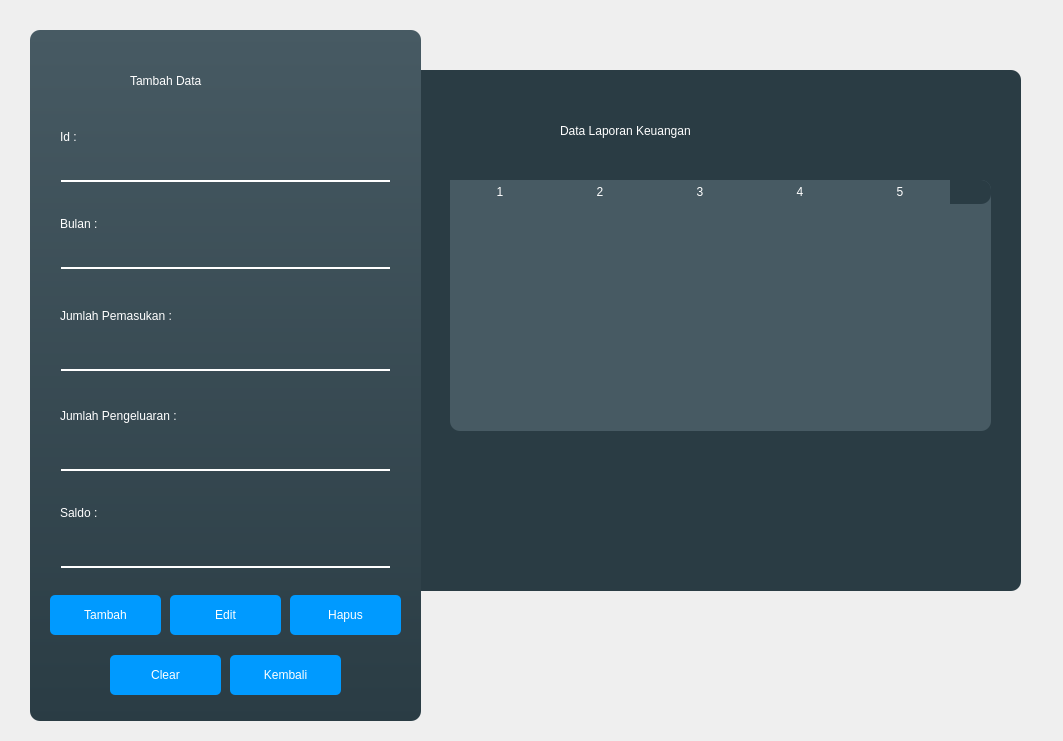
<?xml version="1.0" encoding="UTF-8"?>
<ui version="4.0">
 <class>MainWindow</class>
 <widget class="QMainWindow" name="MainWindow">
  <property name="geometry">
   <rect>
    <x>0</x>
    <y>0</y>
    <width>1063</width>
    <height>741</height>
   </rect>
  </property>
  <property name="windowTitle">
   <string>MainWindow</string>
  </property>
  <widget class="QWidget" name="centralwidget">
   <widget class="QWidget" name="widget" native="true">
    <property name="geometry">
     <rect>
      <x>30</x>
      <y>30</y>
      <width>391</width>
      <height>691</height>
     </rect>
    </property>
    <property name="styleSheet">
     <string notr="true">background-color: qlineargradient(spread:pad, x1:0, y1:0, x2:0, y2:1, stop:0 rgba(71, 90, 99, 255), stop:1 rgba(42, 60, 68, 255));
border-radius:10px;</string>
    </property>
    <widget class="QLineEdit" name="txtId">
     <property name="geometry">
      <rect>
       <x>30</x>
       <y>121</y>
       <width>331</width>
       <height>31</height>
      </rect>
     </property>
     <property name="styleSheet">
      <string notr="true">background-color:rgba(0,0,0,0);
border:2px solid rgba(0,0,0,0);
border-radius:1px;
border-bottom-color:rgb(255, 255, 255);
color:rgb(0,0,0);
padding-bottom:7px;
font: 57 12pt &quot;Poppins Medium&quot;;color:rgb(255, 255, 255);</string>
     </property>
     <property name="placeholderText">
      <string/>
     </property>
    </widget>
    <widget class="QLabel" name="label_3">
     <property name="geometry">
      <rect>
       <x>100</x>
       <y>20</y>
       <width>191</width>
       <height>61</height>
      </rect>
     </property>
     <property name="styleSheet">
      <string notr="true">font: 75 20pt &quot;Poppins&quot;; color:white;
background-color:transparent
</string>
     </property>
     <property name="text">
      <string>Tambah Data</string>
     </property>
    </widget>
    <widget class="QLabel" name="label_4">
     <property name="geometry">
      <rect>
       <x>30</x>
       <y>91</y>
       <width>71</width>
       <height>31</height>
      </rect>
     </property>
     <property name="styleSheet">
      <string notr="true">font: 75 13pt &quot;Poppins Medium&quot;; color:white;
background-color:transparent
</string>
     </property>
     <property name="text">
      <string>Id :</string>
     </property>
    </widget>
    <widget class="QLabel" name="label_5">
     <property name="geometry">
      <rect>
       <x>30</x>
       <y>270</y>
       <width>191</width>
       <height>31</height>
      </rect>
     </property>
     <property name="styleSheet">
      <string notr="true">font: 75 13pt &quot;Poppins Medium&quot;; color:white;
background-color:transparent
</string>
     </property>
     <property name="text">
      <string>Jumlah Pemasukan :</string>
     </property>
    </widget>
    <widget class="QLineEdit" name="txtPema">
     <property name="geometry">
      <rect>
       <x>30</x>
       <y>310</y>
       <width>331</width>
       <height>31</height>
      </rect>
     </property>
     <property name="styleSheet">
      <string notr="true">background-color:rgba(0,0,0,0);
border:2px solid rgba(0,0,0,0);
border-radius:1px;
border-bottom-color:rgb(255, 255, 255);
color:rgb(0,0,0);
padding-bottom:7px;
font: 57 12pt &quot;Poppins Medium&quot;;color:rgb(255, 255, 255);</string>
     </property>
     <property name="placeholderText">
      <string/>
     </property>
    </widget>
    <widget class="QLabel" name="label_6">
     <property name="geometry">
      <rect>
       <x>30</x>
       <y>370</y>
       <width>191</width>
       <height>31</height>
      </rect>
     </property>
     <property name="styleSheet">
      <string notr="true">font: 75 13pt &quot;Poppins Medium&quot;; color:white;
background-color:transparent
</string>
     </property>
     <property name="text">
      <string>Jumlah Pengeluaran :</string>
     </property>
    </widget>
    <widget class="QLineEdit" name="txtPenge">
     <property name="geometry">
      <rect>
       <x>30</x>
       <y>410</y>
       <width>331</width>
       <height>31</height>
      </rect>
     </property>
     <property name="styleSheet">
      <string notr="true">background-color:rgba(0,0,0,0);
border:2px solid rgba(0,0,0,0);
border-radius:1px;
border-bottom-color:rgb(255, 255, 255);
color:rgb(0,0,0);
padding-bottom:7px;
font: 57 12pt &quot;Poppins Medium&quot;;color:rgb(255, 255, 255);</string>
     </property>
     <property name="placeholderText">
      <string/>
     </property>
    </widget>
    <widget class="QLineEdit" name="txtBulan">
     <property name="geometry">
      <rect>
       <x>30</x>
       <y>208</y>
       <width>331</width>
       <height>31</height>
      </rect>
     </property>
     <property name="styleSheet">
      <string notr="true">background-color:rgba(0,0,0,0);
border:2px solid rgba(0,0,0,0);
border-radius:1px;
border-bottom-color:rgb(255, 255, 255);
color:rgb(0,0,0);
padding-bottom:7px;
font: 57 12pt &quot;Poppins Medium&quot;;color:rgb(255, 255, 255);</string>
     </property>
     <property name="placeholderText">
      <string/>
     </property>
    </widget>
    <widget class="QLabel" name="label_7">
     <property name="geometry">
      <rect>
       <x>30</x>
       <y>178</y>
       <width>71</width>
       <height>31</height>
      </rect>
     </property>
     <property name="styleSheet">
      <string notr="true">font: 75 13pt &quot;Poppins Medium&quot;; color:white;
background-color:transparent
</string>
     </property>
     <property name="text">
      <string>Bulan :</string>
     </property>
    </widget>
    <widget class="QPushButton" name="btnTambah">
     <property name="geometry">
      <rect>
       <x>20</x>
       <y>565</y>
       <width>111</width>
       <height>40</height>
      </rect>
     </property>
     <property name="styleSheet">
      <string notr="true">font: 75 13pt &quot;Poppins&quot;;color:white;
background-color:#009AFF;
border-radius:5px;

</string>
     </property>
     <property name="text">
      <string>Tambah</string>
     </property>
    </widget>
    <widget class="QPushButton" name="btnHapus">
     <property name="geometry">
      <rect>
       <x>260</x>
       <y>565</y>
       <width>111</width>
       <height>40</height>
      </rect>
     </property>
     <property name="styleSheet">
      <string notr="true">font: 75 13pt &quot;Poppins&quot;;color:white;
background-color:#009AFF;
border-radius:5px;

</string>
     </property>
     <property name="text">
      <string>Hapus</string>
     </property>
    </widget>
    <widget class="QPushButton" name="btnEdit">
     <property name="geometry">
      <rect>
       <x>140</x>
       <y>565</y>
       <width>111</width>
       <height>40</height>
      </rect>
     </property>
     <property name="styleSheet">
      <string notr="true">font: 75 13pt &quot;Poppins&quot;;color:white;
background-color:#009AFF;
border-radius:5px;

</string>
     </property>
     <property name="text">
      <string>Edit</string>
     </property>
    </widget>
    <widget class="QPushButton" name="btnClear">
     <property name="geometry">
      <rect>
       <x>80</x>
       <y>625</y>
       <width>111</width>
       <height>40</height>
      </rect>
     </property>
     <property name="styleSheet">
      <string notr="true">font: 75 13pt &quot;Poppins&quot;;color:white;
background-color:#009AFF;
border-radius:5px;

</string>
     </property>
     <property name="text">
      <string>Clear</string>
     </property>
    </widget>
    <widget class="QPushButton" name="btnKembali">
     <property name="geometry">
      <rect>
       <x>200</x>
       <y>625</y>
       <width>111</width>
       <height>40</height>
      </rect>
     </property>
     <property name="styleSheet">
      <string notr="true">font: 75 13pt &quot;Poppins&quot;;color:white;
background-color:#009AFF;
border-radius:5px;

</string>
     </property>
     <property name="text">
      <string>Kembali</string>
     </property>
    </widget>
    <widget class="QLabel" name="label_9">
     <property name="geometry">
      <rect>
       <x>30</x>
       <y>467</y>
       <width>191</width>
       <height>31</height>
      </rect>
     </property>
     <property name="styleSheet">
      <string notr="true">font: 75 13pt &quot;Poppins Medium&quot;; color:white;
background-color:transparent
</string>
     </property>
     <property name="text">
      <string>Saldo :</string>
     </property>
    </widget>
    <widget class="QLineEdit" name="txtSaldo">
     <property name="geometry">
      <rect>
       <x>30</x>
       <y>507</y>
       <width>331</width>
       <height>31</height>
      </rect>
     </property>
     <property name="styleSheet">
      <string notr="true">background-color:rgba(0,0,0,0);
border:2px solid rgba(0,0,0,0);
border-radius:1px;
border-bottom-color:rgb(255, 255, 255);
color:rgb(0,0,0);
padding-bottom:7px;
font: 57 12pt &quot;Poppins Medium&quot;;color:rgb(255, 255, 255);</string>
     </property>
     <property name="placeholderText">
      <string/>
     </property>
    </widget>
    <zorder>txtId</zorder>
    <zorder>label_3</zorder>
    <zorder>label_4</zorder>
    <zorder>label_5</zorder>
    <zorder>txtPema</zorder>
    <zorder>label_6</zorder>
    <zorder>txtPenge</zorder>
    <zorder>label_7</zorder>
    <zorder>btnTambah</zorder>
    <zorder>btnHapus</zorder>
    <zorder>btnEdit</zorder>
    <zorder>btnClear</zorder>
    <zorder>btnKembali</zorder>
    <zorder>txtBulan</zorder>
    <zorder>label_9</zorder>
    <zorder>txtSaldo</zorder>
   </widget>
   <widget class="QWidget" name="widget_2" native="true">
    <property name="geometry">
     <rect>
      <x>390</x>
      <y>70</y>
      <width>631</width>
      <height>521</height>
     </rect>
    </property>
    <property name="styleSheet">
     <string notr="true">background-color: #2A3C44;
border-radius:10px;</string>
    </property>
    <widget class="QTableWidget" name="tableWidget">
     <property name="geometry">
      <rect>
       <x>60</x>
       <y>110</y>
       <width>541</width>
       <height>251</height>
      </rect>
     </property>
     <property name="styleSheet">
      <string notr="true">QHeaderView::section {                          
    color: white;                               
    padding: 2px;                               
    height:20px;                                
    border: 0px solid #567dbc;      
    border-left:0px;                            
    border-right:0px;                           
    background-color: #475A63;     
	font: 75 10pt &quot;Poppins&quot;;color:white;                    
}

QTableWidget{
	background-color:#475A63;
	font: 75 10pt &quot;Poppins Medium&quot;; 
	color:white;
}
</string>
     </property>
     <property name="rowCount">
      <number>0</number>
     </property>
     <property name="columnCount">
      <number>5</number>
     </property>
     <column/>
     <column/>
     <column/>
     <column/>
     <column/>
    </widget>
    <widget class="QLabel" name="label_8">
     <property name="geometry">
      <rect>
       <x>170</x>
       <y>30</y>
       <width>341</width>
       <height>61</height>
      </rect>
     </property>
     <property name="styleSheet">
      <string notr="true">font: 75 20pt &quot;Poppins&quot;; color:white;
background-color:transparent
</string>
     </property>
     <property name="text">
      <string>Data Laporan Keuangan</string>
     </property>
    </widget>
   </widget>
   <zorder>widget_2</zorder>
   <zorder>widget</zorder>
  </widget>
 </widget>
 <resources/>
 <connections/>
</ui>
